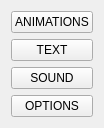
<?xml version="1.0" encoding="UTF-8"?>
<ui version="4.0">
 <class>MainMenu</class>
 <widget class="QMainWindow" name="MainMenu">
  <property name="geometry">
   <rect>
    <x>0</x>
    <y>0</y>
    <width>93</width>
    <height>128</height>
   </rect>
  </property>
  <property name="windowTitle">
   <string>MainMenu</string>
  </property>
  <property name="styleSheet">
   <string notr="true"/>
  </property>
  <widget class="QWidget" name="centralWidget">
   <layout class="QGridLayout" name="gridLayout_2">
    <item row="1" column="1">
     <layout class="QVBoxLayout" name="verticalLayout">
      <item>
       <widget class="QPushButton" name="openAnimations">
        <property name="text">
         <string>ANIMATIONS</string>
        </property>
       </widget>
      </item>
      <item>
       <widget class="QPushButton" name="openText">
        <property name="text">
         <string>TEXT</string>
        </property>
       </widget>
      </item>
      <item>
       <widget class="QPushButton" name="openSound">
        <property name="text">
         <string>SOUND</string>
        </property>
       </widget>
      </item>
      <item>
       <widget class="QPushButton" name="openOptions">
        <property name="text">
         <string>OPTIONS</string>
        </property>
       </widget>
      </item>
     </layout>
    </item>
    <item row="0" column="1">
     <spacer name="verticalSpacer">
      <property name="orientation">
       <enum>Qt::Vertical</enum>
      </property>
      <property name="sizeHint" stdset="0">
       <size>
        <width>20</width>
        <height>40</height>
       </size>
      </property>
     </spacer>
    </item>
    <item row="1" column="0">
     <spacer name="horizontalSpacer">
      <property name="orientation">
       <enum>Qt::Horizontal</enum>
      </property>
      <property name="sizeHint" stdset="0">
       <size>
        <width>40</width>
        <height>20</height>
       </size>
      </property>
     </spacer>
    </item>
    <item row="2" column="1">
     <spacer name="verticalSpacer_2">
      <property name="orientation">
       <enum>Qt::Vertical</enum>
      </property>
      <property name="sizeHint" stdset="0">
       <size>
        <width>20</width>
        <height>40</height>
       </size>
      </property>
     </spacer>
    </item>
    <item row="1" column="2">
     <spacer name="horizontalSpacer_2">
      <property name="orientation">
       <enum>Qt::Horizontal</enum>
      </property>
      <property name="sizeHint" stdset="0">
       <size>
        <width>40</width>
        <height>20</height>
       </size>
      </property>
     </spacer>
    </item>
   </layout>
  </widget>
 </widget>
 <layoutdefault spacing="6" margin="11"/>
 <resources/>
 <connections/>
</ui>
